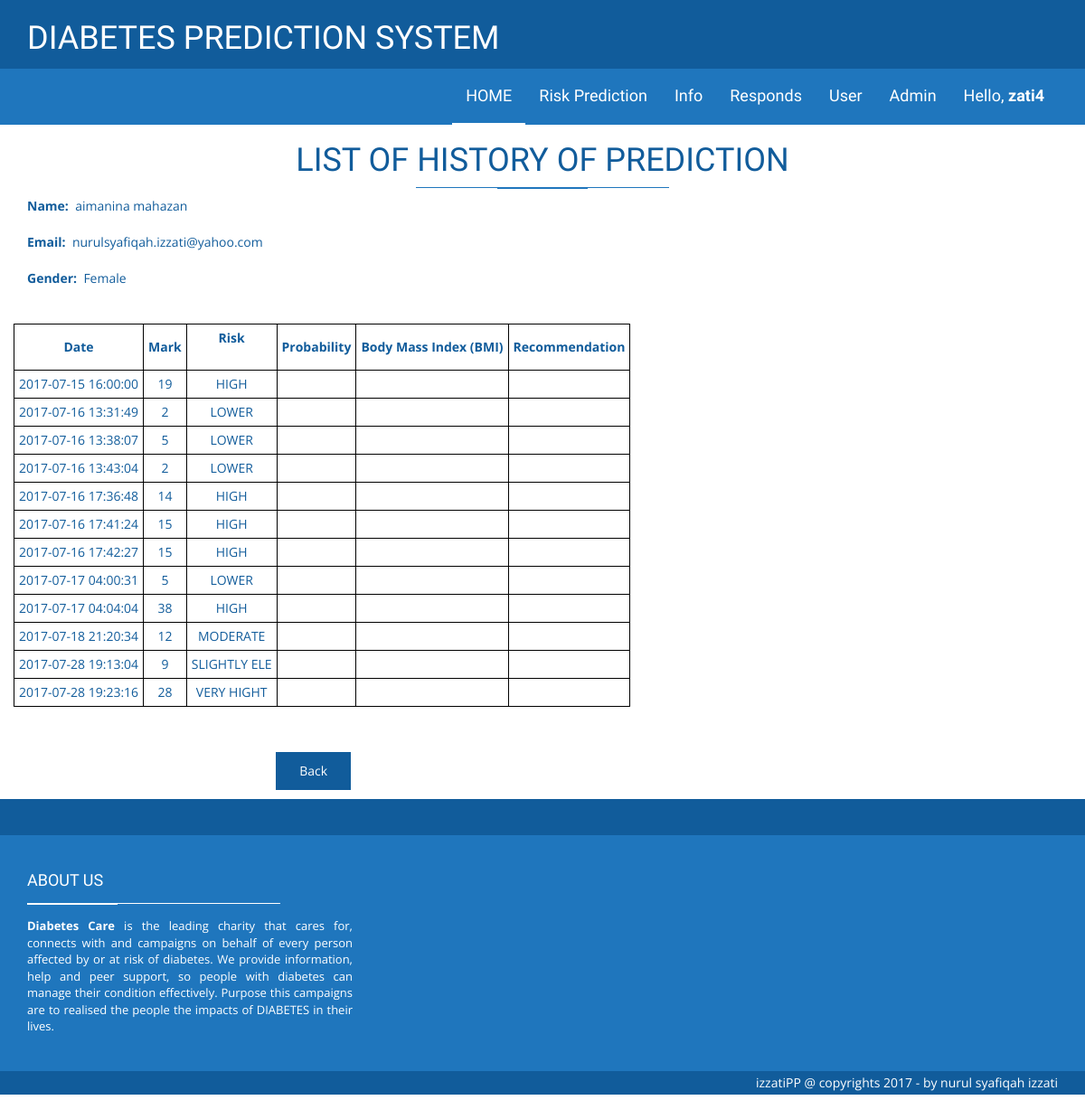
The page /HTML/sej.php?title=nurulsyafiqah.izzati@yahoo.com (signed in) on the database its author committed.
### tables this page shows
CREATE TABLE IF NOT EXISTS `user` (
  `email` varchar(100) NOT NULL,
  `password` varchar(40) NOT NULL,
  `firstName` varchar(100) NOT NULL,
  `lastName` varchar(100) NOT NULL,
  `gender` varchar(45) NOT NULL
);

CREATE TABLE IF NOT EXISTS `result` (
  `resultno` int(5) NOT NULL,
  `mark` int(3) NOT NULL,
  `risk` varchar(50) NOT NULL,
  `email` varchar(100) NOT NULL,
  `date` timestamp NOT NULL DEFAULT CURRENT_TIMESTAMP ON UPDATE CURRENT_TIMESTAMP
);

### HTML/sej.php (the view, shortened to what this page needs)
<!DOCTYPE html>
<html class="no-js">
    <head>
        <link rel="stylesheet" href="assets/css/bootstrap.min.css">
        <link rel="stylesheet" href="assets/css/font-awesome.min.css">
        <link rel="stylesheet" href="assets/css/style.css">
    </head>
    <body>
	<?php
$a = $_SESSION['adminID'];
?>
 <header class="main-header">
        <nav class="navbar navbar-static-top">
            <div class="navbar-top">
              <div class="container">
                  <div class="row">
                    <div class="col-sm-6 col-xs-12">
                        <ul class="list-unstyled list-inline header-contact">
                            <li> <h1>DIABETES PREDICTION SYSTEM</li>
                       </ul>
                    </div>
                  </div>
              </div>
            </div>
            <div class="navbar-main">
              <div class="container">
                <div id="navbar" class="navbar-collapse collapse pull-right">
                  <ul class="nav navbar-nav">
                      <li><a class="is-active" href="adminIndex.php">HOME </a></li>
                    <li class="has-child"><a href="#">Risk Prediction</a>
					</li>
					<li class="has-child"><a href="#">Info</a>
					</li>
						<li class="has-child"><a href="#">Responds</a>
					</li>
						<li class="has-child"><a href="#">User</a>
					</li>	<li class="has-child"><a href="#">Admin</a>
					</li>
					<li class="has-child"><a href="#">Hello, <b><?php echo $a; ?></b></a>
                  </ul>
                </div>
              </div>
            </div>
        </nav>
    </header>
		<h1 class="page-title"><center>LIST OF HISTORY OF PREDICTION</center> <span class="title-under"></span></h1>
<div class="main-container fadeIn animated">
		<div class="container">
			<div class="row">
				<div class="col-md-7 col-sm-12 col-form">
				<?php
$username = $_GET['title'];
$result = mysql_query("SELECT * FROM user WHERE email LIKE '$username'");
while($row = mysql_fetch_array($result))
{
	echo "<b>Name:</b> &nbsp;";
    echo $row['firstName'] ;
 echo $row['lastName'];
 echo "<br><br><b>Email:</b> &nbsp;";
 echo $row['email'];
  echo "<br><br><b>Gender:</b> &nbsp;";
 echo $row['gender'];
}
?>
						<div class="row">
<br><br>
  <?php
  $id = $_GET['title'];
			$con=mysqli_connect("localhost","root","","diabetes");
			$result = mysqli_query($con,"SELECT * FROM result where email='$id'");
			if($row = mysqli_fetch_array($result))
			  {
			  echo "<table align=center border=0 cellpadding=40 cellspacing=50  \n\t>";
			  echo "<tr><th>Date</th>
						<th>Mark </th>
						<th>Risk<br><br></th>
						<th>Probability</th>
						<th>Body Mass Index (BMI)</th>
						<th>Recommendation</th></tr>\n";
			  do{
				printf("<tr><td align=center>%s </td><td align=center>%s</td><td align=center>%s</td>
				<td align=center>%s </td><td align=center>%s</td><td align=center>%s</td></tr>\n",
					   $row['date'], $row['mark'], $row['risk'],$row['probability'], $row['bmi'], $row['recommendation']);
			  }while($row=mysqli_fetch_array($result));
			  echo "</table>\n";
			  }
			else
			  echo "<center><b>Sorry, no result is available!</b></center>";
			?>
	<br><br>
<div class="col-md-7 col-sm-12 col-form">
							<input type="button"class="btn btn-primary pull-right" name="cancel" value="Back"
onclick="window.location='userResult.php'" />
                        </div>
                        </div>
						</div></div></div>
  <footer class="main-footer">
        <div class="footer-top">
        </div>
        <div class="footer-main">
            <div class="container">
                <div class="row">
                    <div class="col-md-4">
                        <div class="footer-col">
                            <h4 class="footer-title">About us <span class="title-under"></span></h4>
                            <div class="footer-content">
                                <p>
                                    <strong>Diabetes Care</strong>
is the leading charity that cares for, connects with and campaigns on behalf of every person affected by or at risk of diabetes. We provide information, help and peer support, so people with diabetes can manage their condition effectively.
Purpose this campaigns are to realised the people the impacts of DIABETES in their lives.
                                </p>
                            </div>
                        </div>
                    </div>
                    <div class="col-md-4">
                    </div>
                    <div class="clearfix"></div>
                </div>
            </div>
        </div>
        <div class="footer-bottom">
            <div class="container text-right">
                    izzatiPP @ copyrights 2017 - by nurul syafiqah izzati
            </div>
        </div>
    </footer>
    </body>
</html>

### HTML/assets/css/style.css (style rules this page uses)
body { font-family: "Open sans", sans-serif; color: #115c9b; }
h1, h2, h3, h4 { font-family: "Dosis", sans-serif; }
a { color: inherit; }
.navbar-static-top { margin: 0; border: 0; color: #fff; }
.navbar-top { background: #115c9b; font-size: 12px; padding: 3px 0; }
.navbar-top .list-inline { margin-bottom: 0; }
.navbar-top .header-contact li { margin-right: 15px; }
.navbar-main { margin-bottom: 0; color: #fff; background: #1f76bd; }
.navbar-main a:hover, .navbar-main a:active, .navbar-main a:focus, .navbar-main a.is-active { background: none !important; color: inherit; border-bottom: 2px solid #fff; }
.navbar-main li a { font-family: "Dosis", sans-serif; font-size: 18px; padding: 20px 15px; border-bottom: 2px solid transparent; }
.footer-top { background: #115c9b; height: 40px; }
.main-footer { background: #1f76bd; color: #fff; }
.main-footer .footer-main { padding: 30px 0; }
.main-footer .footer-title { text-transform: uppercase; margin-bottom: 10px; }
.main-footer .footer-title .title-under { background: #fff; margin: 15px 0; text-align: left; }
.main-footer .footer-title .title-under:after { margin: 0; background: #fff; }
.main-footer .footer-content { text-align: justify; font-size: 13px; }
.footer-bottom { background: #115c9b; padding: 3px; }
.main-container { margin-bottom: 50px; }
.btn-primary { background: #115c9b; border: none; border-radius: 0; padding: 10px 25px; border: 1px solid transparent; -moz-transition: all, 0.3s; -o-transition: all, 0.3s; -webkit-transition: all, 0.3s; transition: all, 0.3s; margin:10px; }
.title-under { display: block; margin: 5px auto; background: #1f76bd; height: 1px; width: 280px; }
.title-under:after { content: ''; display: block; width: 100px; background: inherit; height: 2px; margin: 0 auto; margin-top: 10px; }
.animated { visibility: visible; -webkit-animation-duration: 1s; animation-duration: 1s; -webkit-animation-fill-mode: both; animation-fill-mode: both; }
.animated.fadeIn { -webkit-animation-duration: 1.5s; animation-duration: 1.5s; }
.fadeIn { -webkit-animation-name: fadeIn; animation-name: fadeIn; }

### HTML/sej.php (style rules this page uses)
table, th, td { border: 1px solid black; border-collapse: collapse; }
th, td { padding: 5px; }
th { text-align: center; }

### rows shown on the page
user: firstName "aimanina", lastName "mahazan", email "nurulsyafiqah.izzati@yahoo.com", gender "Female"
result: date "2017-07-15 16:00:00", mark "19", risk "HIGH"
result: date "2017-07-16 13:31:49", mark "2", risk "LOWER"
result: date "2017-07-16 13:38:07", mark "5", risk "LOWER"
result: date "2017-07-16 13:43:04", mark "2", risk "LOWER"
result: date "2017-07-16 17:36:48", mark "14", risk "HIGH"
result: date "2017-07-16 17:41:24", mark "15", risk "HIGH"
result: date "2017-07-16 17:42:27", mark "15", risk "HIGH"
result: date "2017-07-17 04:00:31", mark "5", risk "LOWER"
result: date "2017-07-17 04:04:04", mark "38", risk "HIGH"
result: date "2017-07-18 21:20:34", mark "12", risk "MODERATE"
result: date "2017-07-28 19:13:04", mark "9", risk "SLIGHTLY ELE"
result: date "2017-07-28 19:23:16", mark "28", risk "VERY HIGHT"

### other values the page prints
$a "zati4"
